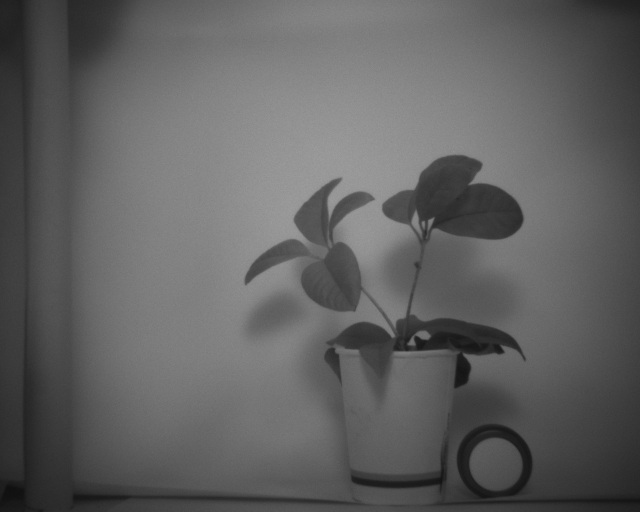
#> input picture data/left/png/Cwl_713.png, 1280 x 1024 px, found by its file name (shown at 1/2 size); its folder holds 4 pictures in this run
$ python OIF.py
#> lines starting #> are read from the running program, lines starting #| are printed output that depends on the picture
import os
import numpy as np
from scipy.stats import entropy
from PIL import Image
import itertools
import time
import psutil
from sklearn.metrics import mutual_info_score
import cv2

def log_memory_usage(step_name):
    """记录并打印当前内存使用情况"""
#> (the call stopped at in log_memory_usage, `mem_mb = process.memory_info().rss / 1024 / 1024`: psutil is not available in this run)
#> further down, img is the input picture: shape (1024, 1280); min 14, max 163, mean 96.6
    process = psutil.Process(os.getpid())
    mem_mb = process.memory_info().rss / 1024 / 1024
    print(f"{step_name}: {mem_mb:.2f} MB")


def compute_image_features(img_array):
    """计算图像特征：亮度差、均值、标准差、信息熵"""
    prob = np.histogram(img_array, bins=256, range=(0, 255))[0] / img_array.size
#> prob = 256 values, max 0.0121 at index 127, min 0 at index 0, mean 0.00391
    prob = prob[prob > 0]  # 移除零概率项
#> prob = 150 values, max 0.0121 at index 113, min 1.53e-06 at index 149, mean 0.00667
#> (the call stopped at in log_memory_usage, `mem_mb = process.memory_info().rss / 1024 / 1024`: psutil is not available in this run)
    return [
        np.ptp(img_array),
        np.mean(img_array),
        np.std(img_array),
        entropy(prob)
    ]


def correlation_matrix(stacked_arrays):
    """计算波段间相关系数矩阵"""
    n, h, w = stacked_arrays.shape
#> n = 4; h = 1024; w = 1280
#> (the call stopped at in log_memory_usage, `mem_mb = process.memory_info().rss / 1024 / 1024`: psutil is not available in this run)
    band_data = stacked_arrays.reshape((n, h * w))
    return np.corrcoef(band_data)


def calculate_oif(entropies, corr_matrix):
    """计算最佳波段组合的OIF值"""
    all_combos = list(itertools.combinations(range(len(entropies)), 3))
    oif_sums = []

    for combo in all_combos:
        S = [entropies[i] for i in combo]
        R = corr_matrix[np.ix_(combo, combo)].sum(axis=0)
        oif_sums.append(sum(S) / sum(R))
#> (the call stopped at in log_memory_usage, `mem_mb = process.memory_info().rss / 1024 / 1024`: psutil is not available in this run)

    return all_combos[np.argmax(oif_sums)]


def merge(arr, best_bands,path):
    # Read three spectral images (replace with your image paths)
#> called with best_bands = (0, 1, 3)
    a,b,c=best_bands
    image1 = arr[a]
    image2 = arr[b]
    image3 = arr[c]
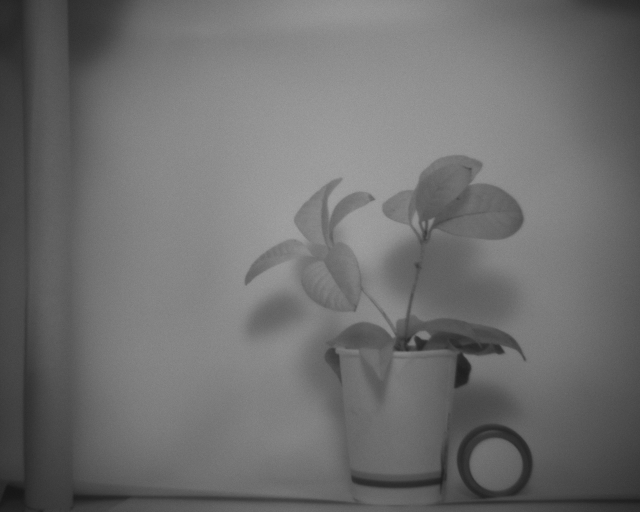
#> image3: shape (1024, 1280) (shown at 1/2 size); min 19, max 167, mean 110.5

    # Optional: Normalize images to a common range
    image1 = cv2.normalize(image1, None, 0, 255, cv2.NORM_MINMAX)
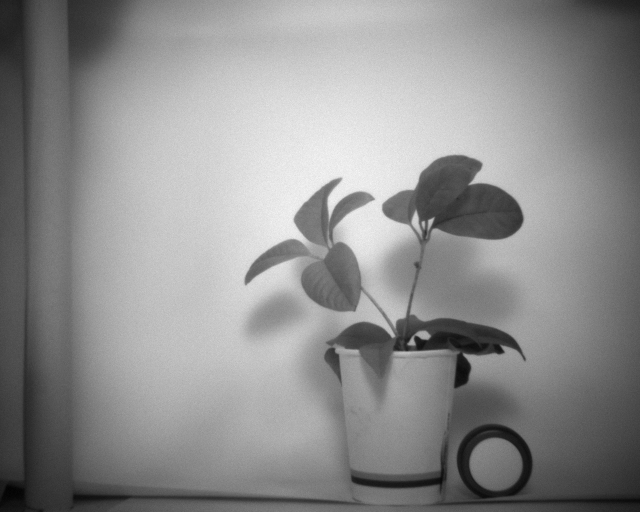
#> image1: shape (1024, 1280) (shown at 1/2 size); min 0, max 255, mean 141.4
    image2 = cv2.normalize(image2, None, 0, 255, cv2.NORM_MINMAX)
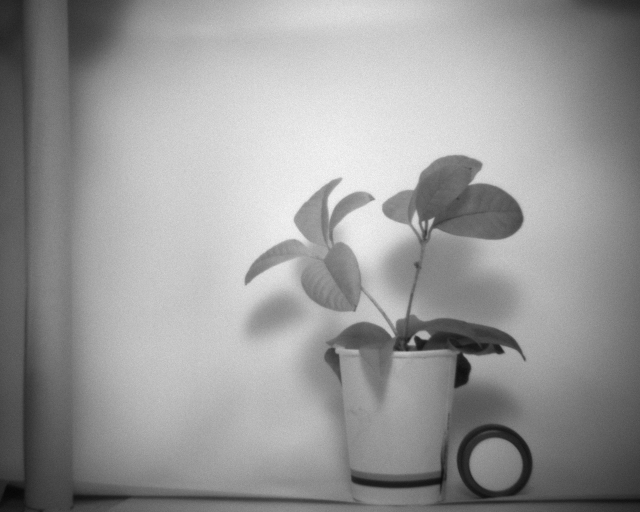
#> image2: shape (1024, 1280) (shown at 1/2 size); min 0, max 255, mean 152.4
    image3 = cv2.normalize(image3, None, 0, 255, cv2.NORM_MINMAX)
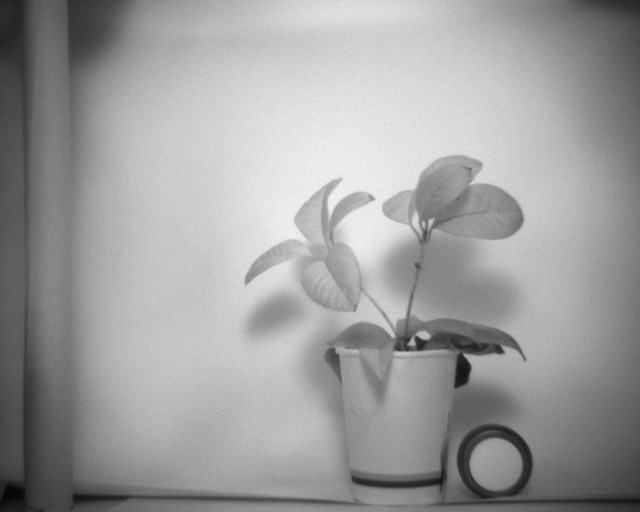
#> image3: shape (1024, 1280) (shown at 1/2 size); min 0, max 255, mean 157.7

    # Stack the spectral bands horizontally
    merged_image = np.stack((image1, image2, image3), axis=2)
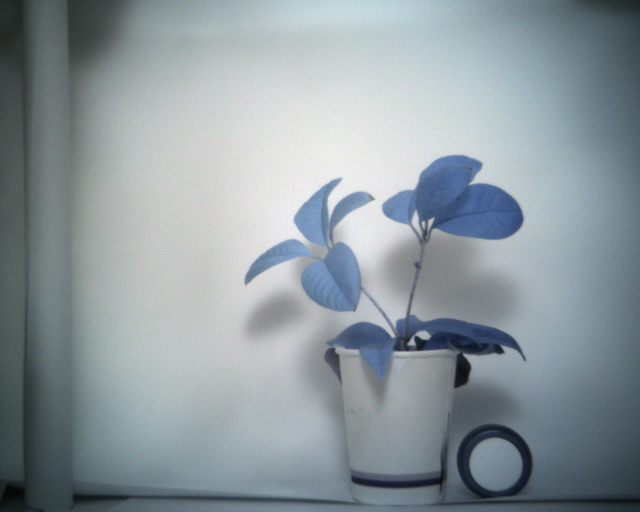
#> merged_image: shape (1024, 1280, 3) (shown at 1/2 size); mean of channels 0, 1, 2 141.4, 152.4, 157.7; drawn as R, G, B
    gray_image = cv2.cvtColor(merged_image, cv2.COLOR_RGB2GRAY)

    path2 = os.path.abspath(os.path.join(path, ".."))

    save_path = os.path.join(path2, '3_to_1')
    print(save_path)
    if not os.path.exists(save_path):
        os.makedirs(save_path)

    print(os.path.join(save_path, 'color.png'))
    cv2.imwrite(os.path.join(save_path, 'color.png'), merged_image)
    cv2.imwrite(os.path.join(save_path,  'gray.png'), gray_image)


if __name__ == '__main__':
    # 启动内存和时间监控
    start = time.perf_counter()
    log_memory_usage("初始内存")

    file_path = r'F:\data\2023\1024\right\cube_20231024_151302\png'

    # 加载并处理所有图像
    arrays, features = [], []
    for fname in os.listdir(file_path):
        img = np.array(Image.open(os.path.join(file_path, fname)).convert('L'))

        arrays.append(img)
        features.append(compute_image_features(img))
    log_memory_usage("加载所有图像后")

    # 堆叠数组并计算相关系数
    stacked = np.stack(arrays)
    corr_mat = correlation_matrix(stacked)
    log_memory_usage("计算相关系数矩阵后")

    # 计算最佳波段组合
    best_bands = calculate_oif([f[3] for f in features], corr_mat)
    log_memory_usage("计算最佳波段组合后")

    print(f"最佳波段组合: {best_bands}")


    merge(arrays,best_bands,file_path)
    log_memory_usage("merge后")
#> (the call stopped at in log_memory_usage, `mem_mb = process.memory_info().rss / 1024 / 1024`: psutil is not available in this run)
    print(f"运行时间: {time.perf_counter() - start:.2f}秒")
